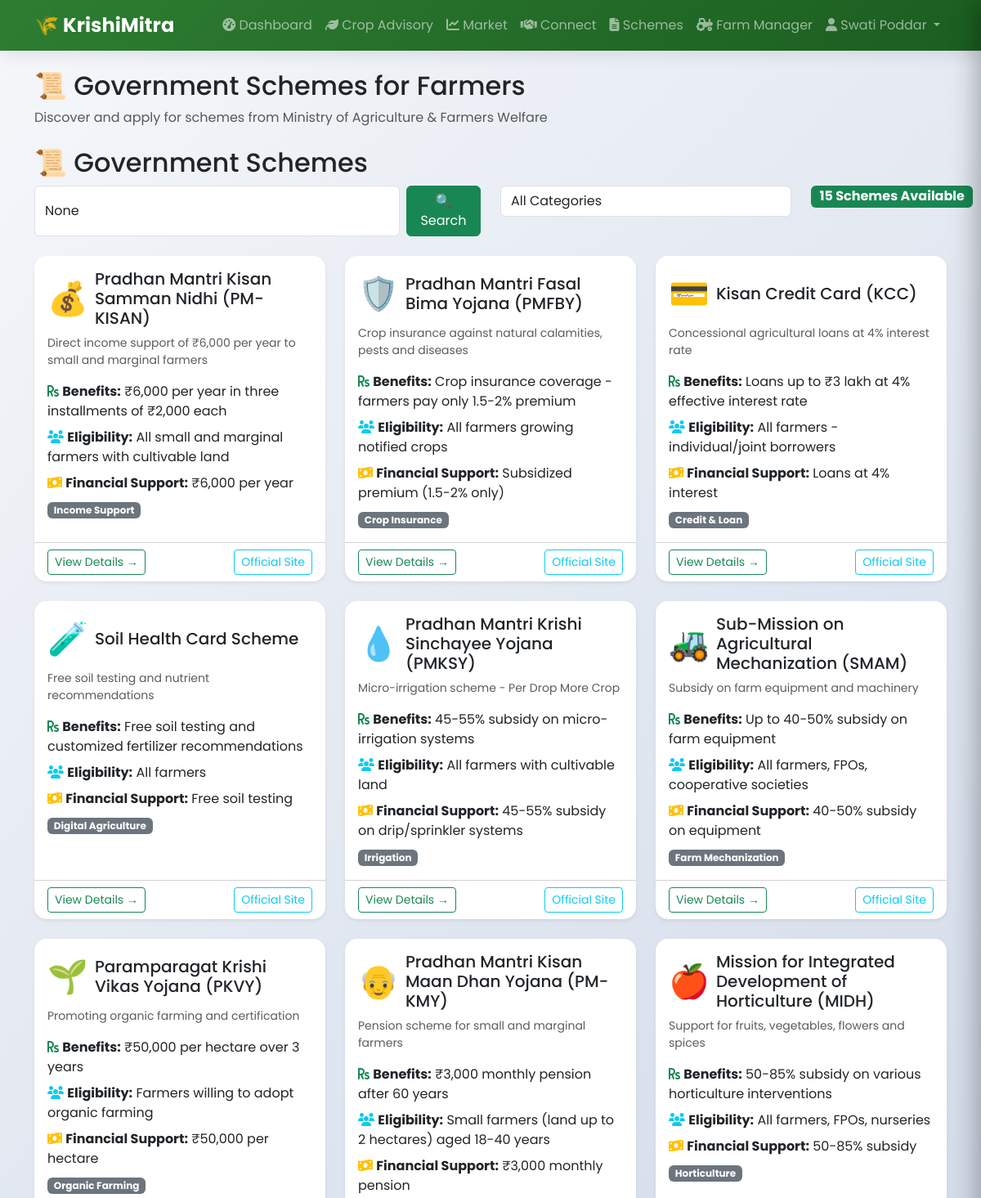
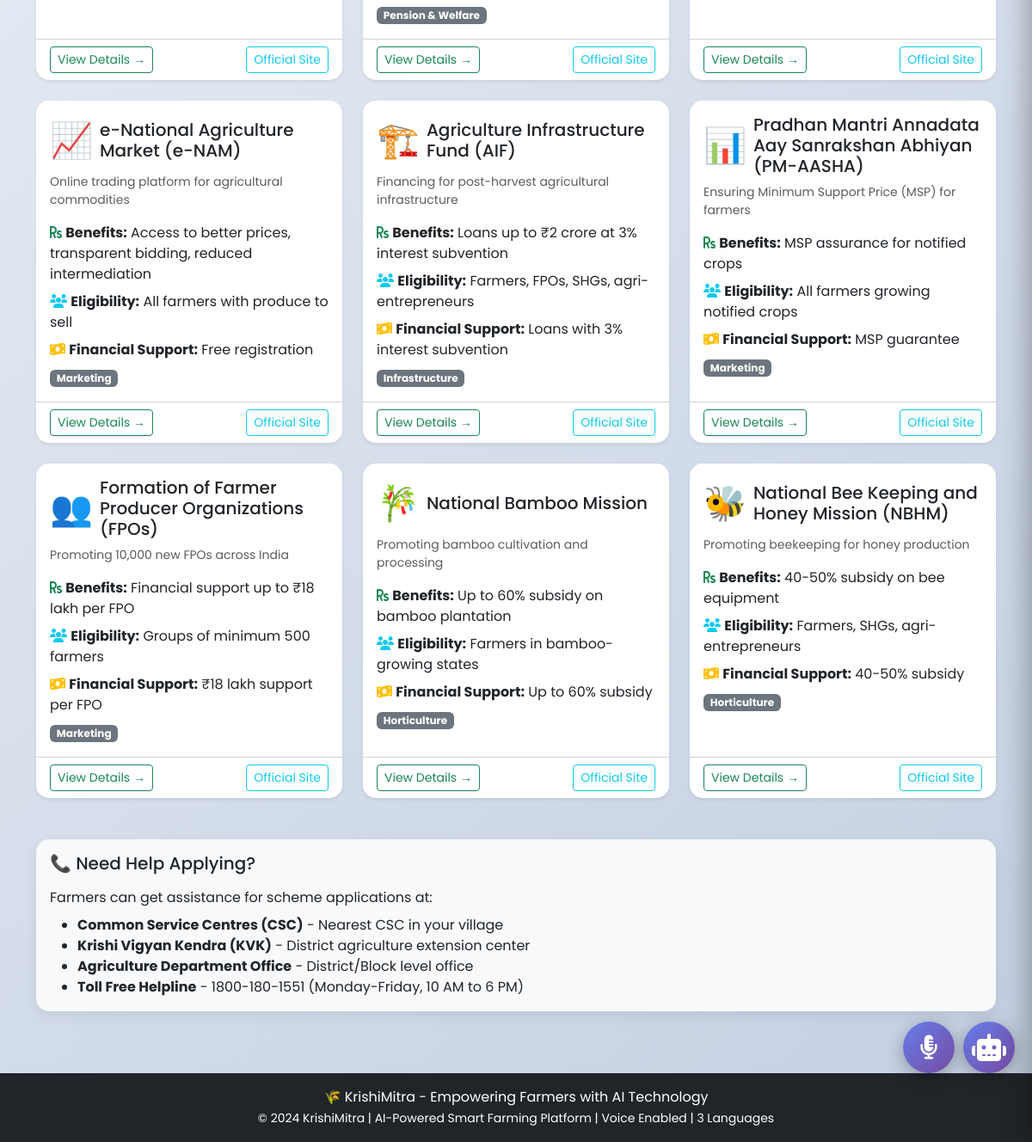
Screenshot of /schemes/ (signed in) with the database file from the repository (2 pictures, top to bottom).
### core/models.py (models this page shows, shortened)
class Farmer(AbstractUser):
    phone = models.CharField(max_length=15, unique=True)
    village = models.CharField(max_length=100)
    district = models.CharField(max_length=100)
    state = models.CharField(max_length=100)
    land_size = models.DecimalField(max_digits=10, decimal_places=2, null=True, blank=True)
    preferred_language = models.CharField(max_length=10, default='en', choices=[
        ('en', 'English'),
        ('hi', 'Hindi'),
        ('kn', 'Kannada'),
    ])
    profile_picture = models.ImageField(upload_to='profiles/', null=True, blank=True)
    created_at = models.DateTimeField(auto_now_add=True)

### schemes/models.py (models this page shows, shortened)
class GovernmentScheme(models.Model):
    CATEGORY_CHOICES = [
        ('income_support', 'Income Support'),
        ('insurance', 'Crop Insurance'),
        ('credit_loan', 'Credit & Loan'),
        ('infrastructure', 'Infrastructure'),
        ('mechanization', 'Farm Mechanization'),
        ('irrigation', 'Irrigation'),
        ('organic_farming', 'Organic Farming'),
        ('horticulture', 'Horticulture'),
        ('seed_planting', 'Seed & Planting'),
        ('marketing', 'Marketing'),
        ('digital_agri', 'Digital Agriculture'),
        ('pension', 'Pension & Welfare'),
    ]
    name = models.CharField(max_length=200)
    name_hi = models.CharField(max_length=200, blank=True)
    short_description = models.TextField()
    description = models.TextField()
    benefits = models.TextField()
    eligibility = models.TextField()
    application_process = models.TextField()
    documents_required = models.TextField(blank=True)
    category = models.CharField(max_length=50, choices=CATEGORY_CHOICES, default='income_support')
    financial_assistance = models.CharField(max_length=200, blank=True)
    deadline = models.DateField(null=True, blank=True)
    website = models.URLField(blank=True)
    icon = models.CharField(max_length=10, default='📜')
    is_active = models.BooleanField(default=True)
    created_at = models.DateTimeField(auto_now_add=True)

### schemes/views.py (the view, shortened to what this page needs)
# urls.py: path('', views.schemes_list, name='schemes_list'),
@login_required
def schemes_list(request):
    schemes = GovernmentScheme.objects.filter(is_active=True)
    search_query = request.GET.get('search')
    category_filter = request.GET.get('category')
    if category_filter and category_filter != 'all':
        schemes = schemes.filter(category=category_filter)
    categories = GovernmentScheme.objects.values_list('category', flat=True).distinct()
    category_choices = dict(GovernmentScheme.CATEGORY_CHOICES)
    context = {
        'schemes': schemes,
        'search_query': search_query,
        'selected_category': category_filter,
        'categories': [(cat, category_choices.get(cat, cat)) for cat in categories],
        'category_choices': category_choices,
        'total_schemes': schemes.count(),
    }
    return render(request, 'schemes/list.html', context)

### core/context_processors.py (called while the page is built)
def language_processor(request):
    return {
        'current_language': translation.get_language(),
    }

### templates/schemes/list.html (shortened to what this page needs)
{% extends 'base.html' %}
{% load static %}
{% block content %}
<div class="container py-4">
    <h2 class="mb-2">📜 Government Schemes for Farmers</h2>
    <p class="text-muted mb-4">Discover and apply for schemes from Ministry of Agriculture & Farmers Welfare</p>
     <h2 data-translate="schemes">📜 Government Schemes</h2>
    <div class="row mb-4">
        <div class="col-md-6">
            <form method="get" class="d-flex">
                <input type="text" name="search" class="form-control me-2" placeholder="Search schemes..." value="{{ search_query }}">
                <button type="submit" class="btn btn-success">🔍 Search</button>
            </form>
        </div>
        <div class="col-md-4">
            <select class="form-control" onchange="location.href='?category='+this.value">
                <option value="all">All Categories</option>
            </select>
        </div>
        <div class="col-md-2 text-end">
            <span class="badge bg-success fs-6">{{ total_schemes }} Schemes Available</span>
        </div>
    </div>
    <div class="row">
        {% for scheme in schemes %}
        <div class="col-md-6 col-lg-4 mb-4">
            <div class="card h-100 shadow-sm">
                <div class="card-body">
                    <div class="d-flex align-items-center mb-2">
                        <span class="fs-1 me-2">{{ scheme.icon }}</span>
                        <h5 class="card-title mb-0">{{ scheme.name }}</h5>
                    </div>
                    <p class="card-text text-muted small">{{ scheme.short_description|truncatewords:20 }}</p>
                    <div class="mt-3">
                        <div class="mb-2">
                            <i class="fas fa-rupee-sign text-success"></i>
                            <strong>Benefits:</strong> {{ scheme.benefits|truncatewords:15 }}
                        </div>
                        <div class="mb-2">
                            <i class="fas fa-users text-info"></i>
                            <strong>Eligibility:</strong> {{ scheme.eligibility|truncatewords:12 }}
                        </div>
                        {% if scheme.financial_assistance %}
                        <div class="mb-2">
                            <i class="fas fa-money-bill-wave text-warning"></i>
                            <strong>Financial Support:</strong> {{ scheme.financial_assistance }}
                        </div>
                        {% endif %}
                        <div class="mt-2">
                            <span class="badge bg-secondary">{{ scheme.get_category_display }}</span>
                        </div>
                    </div>
                </div>
                <div class="card-footer bg-transparent">
                    <div class="d-flex justify-content-between align-items-center">
                        <a href="{% url 'scheme_detail' scheme.id %}" class="btn btn-sm btn-outline-success">View Details →</a>
                        {% if scheme.website %}
                        <a href="{{ scheme.website }}" target="_blank" class="btn btn-sm btn-outline-info">Official Site</a>
                        {% endif %}
                    </div>
                </div>
            </div>
        </div>
        {% endfor %}
    </div>
    <div class="row mt-4">
        <div class="col-12">
            <div class="card bg-light">
                <div class="card-body">
                    <h5 class="mb-3">📞 Need Help Applying?</h5>
                    <p class="mb-2">Farmers can get assistance for scheme applications at:</p>
                    <ul class="mb-0">
                        <li><strong>Common Service Centres (CSC)</strong> - Nearest CSC in your village</li>
                        <li><strong>Krishi Vigyan Kendra (KVK)</strong> - District agriculture extension center</li>
                        <li><strong>Agriculture Department Office</strong> - District/Block level office</li>
                        <li><strong>Toll Free Helpline</strong> - 1800-180-1551 (Monday-Friday, 10 AM to 6 PM)</li>
                    </ul>
                </div>
            </div>
        </div>
    </div>
</div>
{% endblock %}

### templates/base.html (shortened to what this page needs)
<!DOCTYPE html>
<html lang="en">
<head>
    <link href="https://cdn.jsdelivr.net/npm/bootstrap@5.3.0/dist/css/bootstrap.min.css" rel="stylesheet">
    <link rel="stylesheet" href="https://cdnjs.cloudflare.com/ajax/libs/font-awesome/6.4.0/css/all.min.css">
    {% load static %}
</head>
<body>
    <div class="ai-toggle-btn" onclick="toggleSidebar()">
        <i class="fas fa-robot fa-2x"></i>
    </div>
    <nav class="navbar navbar-expand-lg navbar-dark">
        <div class="container">
            <a class="navbar-brand" href="{% url 'home' %}">
                🌾 KrishiMitra
            </a>
            <div class="collapse navbar-collapse" id="navbarNav">
                <ul class="navbar-nav ms-auto">
                    {% if user.is_authenticated %}
                        <li class="nav-item">
                            <a class="nav-link" href="{% url 'dashboard' %}">
                                <i class="fas fa-tachometer-alt"></i> <span data-translate="dashboard">Dashboard</span>
                            </a>
                        </li>
                        <li class="nav-item">
                            <a class="nav-link" href="{% url 'crop_advisory' %}">
                                <i class="fas fa-leaf"></i> <span data-translate="advisory">Crop Advisory</span>
                            </a>
                        </li>
                        <li class="nav-item">
                            <a class="nav-link" href="{% url 'market_dashboard' %}">
                                <i class="fas fa-chart-line"></i> <span data-translate="market">Market</span>
                            </a>
                        </li>
                        <li class="nav-item">
                            <a class="nav-link" href="{% url 'marketplace' %}">
                                <i class="fas fa-handshake"></i> <span data-translate="connect">Connect</span>
                            </a>
                        </li>
                        <li class="nav-item">
                            <a class="nav-link" href="{% url 'schemes_list' %}">
                                <i class="fas fa-file-alt"></i> <span data-translate="schemes">Schemes</span>
                            </a>
                        </li>
                        <li class="nav-item">
                            <a class="nav-link" href="{% url 'farm_manager' %}">
                                <i class="fas fa-tractor"></i> <span data-translate="farm">Farm Manager</span>
                            </a>
                        </li>
                        <li class="nav-item dropdown">
                            <a class="nav-link dropdown-toggle" href="#" id="userDropdown" role="button" data-bs-toggle="dropdown">
                                <i class="fas fa-user"></i> {{ user.get_full_name|default:user.username }}
                            </a>
                        </li>
                    {% endif %}
                </ul>
            </div>
        </div>
    </nav>
<div class="floating-voice-btn" onclick="toggleVoiceModal()">
    <i class="fas fa-microphone-alt"></i>
</div>
    <div class="main-content">
        {% block content %}
        {% endblock %}
    </div>
    <footer class="bg-dark text-white text-center py-3 mt-5">
        <div class="container">
            <p class="mb-0">🌾 KrishiMitra - Empowering Farmers with AI Technology</p>
            <small>© 2024 KrishiMitra | AI-Powered Smart Farming Platform | Voice Enabled | 3 Languages</small>
        </div>
    </footer>
</body>
</html>

### templates/base.html (style rules this page uses)
* { margin: 0; padding: 0; box-sizing: border-box; }
body { font-family: 'Poppins', sans-serif; background: linear-gradient(135deg, #f5f7fa 0%, #c3cfe2 100%); min-height: 100vh; }
.ai-toggle-btn { position: fixed; right: 20px; bottom: 80px; background: linear-gradient(135deg, #667eea, #764ba2); color: white; width: 60px; height: 60px; border-radius: 50%; display: flex; align-items: center; justify-content: center; cursor: pointer; z-index: 1040; box-shadow: 0 5px 20px rgba(0,0,0,0.3); transition: 0.3s; }
.navbar { background: linear-gradient(135deg, #2e7d32, #1b5e20); box-shadow: 0 4px 20px rgba(0,0,0,0.1); }
.navbar-brand { font-weight: 700; font-size: 1.5rem; }
.card { border: none; border-radius: 15px; transition: 0.3s; box-shadow: 0 5px 15px rgba(0,0,0,0.08); }
.floating-voice-btn { position: fixed; bottom: 80px; right: 90px; width: 60px; height: 60px; background: linear-gradient(135deg, #667eea, #764ba2); border-radius: 50%; display: flex; align-items: center; justify-content: center; cursor: pointer; z-index: 1040; box-shadow: 0 5px 20px rgba(0,0,0,0.3); transition: all 0.3s; animation: pulse 2s infinite; }
.floating-voice-btn i { font-size: 28px; color: white; }

### rows the page displays
Farmer: get_full_name "Swati Poddar"
GovernmentScheme: icon "💰", name "Pradhan Mantri Kisan Samman Nidhi (PM-KISAN)", short_description "Direct income support of ₹6,000 per year to small and marginal farmers", benefits "₹6,000 per year in three installments of ₹2,000 each", eligibility "All small and marginal farmers with cultivable land", financial_assistance "₹6,000 per year", category "Income Support"
GovernmentScheme: icon "🛡️", name "Pradhan Mantri Fasal Bima Yojana (PMFBY)", short_description "Crop insurance against natural calamities, pests and diseases", benefits "Crop insurance coverage - farmers pay only 1.5-2% premium", eligibility "All farmers growing notified crops", financial_assistance "Subsidized premium (1.5-2% only)", category "Crop Insurance"
GovernmentScheme: icon "💳", name "Kisan Credit Card (KCC)", short_description "Concessional agricultural loans at 4% interest rate", benefits "Loans up to ₹3 lakh at 4% effective interest rate", eligibility "All farmers - individual/joint borrowers", financial_assistance "Loans at 4% interest", category "Credit & Loan"
GovernmentScheme: icon "🧪", name "Soil Health Card Scheme", short_description "Free soil testing and nutrient recommendations", benefits "Free soil testing and customized fertilizer recommendations", eligibility "All farmers", financial_assistance "Free soil testing", category "Digital Agriculture"
GovernmentScheme: icon "💧", name "Pradhan Mantri Krishi Sinchayee Yojana (PMKSY)", short_description "Micro-irrigation scheme - Per Drop More Crop", benefits "45-55% subsidy on micro-irrigation systems", eligibility "All farmers with cultivable land", financial_assistance "45-55% subsidy on drip/sprinkler systems", category "Irrigation"
GovernmentScheme: icon "🚜", name "Sub-Mission on Agricultural Mechanization (SMAM)", short_description "Subsidy on farm equipment and machinery", benefits "Up to 40-50% subsidy on farm equipment", eligibility "All farmers, FPOs, cooperative societies", financial_assistance "40-50% subsidy on equipment", category "Farm Mechanization"
GovernmentScheme: icon "🌱", name "Paramparagat Krishi Vikas Yojana (PKVY)", short_description "Promoting organic farming and certification", benefits "₹50,000 per hectare over 3 years", eligibility "Farmers willing to adopt organic farming", financial_assistance "₹50,000 per hectare", category "Organic Farming"
GovernmentScheme: icon "👴", name "Pradhan Mantri Kisan Maan Dhan Yojana (PM-KMY)", short_description "Pension scheme for small and marginal farmers", benefits "₹3,000 monthly pension after 60 years", eligibility "Small farmers (land up to 2 hectares) aged 18-40 years", financial_assistance "₹3,000 monthly pension", category "Pension & Welfare"
GovernmentScheme: icon "🍎", name "Mission for Integrated Development of Horticulture (MIDH)", short_description "Support for fruits, vegetables, flowers and spices", benefits "50-85% subsidy on various horticulture interventions", eligibility "All farmers, FPOs, nurseries", financial_assistance "50-85% subsidy", category "Horticulture"
GovernmentScheme: icon "📈", name "e-National Agriculture Market (e-NAM)", short_description "Online trading platform for agricultural commodities", benefits "Access to better prices, transparent bidding, reduced intermediation", eligibility "All farmers with produce to sell", financial_assistance "Free registration", category "Marketing"
GovernmentScheme: icon "🏗️", name "Agriculture Infrastructure Fund (AIF)", short_description "Financing for post-harvest agricultural infrastructure", benefits "Loans up to ₹2 crore at 3% interest subvention", eligibility "Farmers, FPOs, SHGs, agri-entrepreneurs", financial_assistance "Loans with 3% interest subvention", category "Infrastructure"
GovernmentScheme: icon "📊", name "Pradhan Mantri Annadata Aay Sanrakshan Abhiyan (PM-AASHA)", short_description "Ensuring Minimum Support Price (MSP) for farmers", benefits "MSP assurance for notified crops", eligibility "All farmers growing notified crops", financial_assistance "MSP guarantee", category "Marketing"
GovernmentScheme: icon "👥", name "Formation of Farmer Producer Organizations (FPOs)", short_description "Promoting 10,000 new FPOs across India", benefits "Financial support up to ₹18 lakh per FPO", eligibility "Groups of minimum 500 farmers", financial_assistance "₹18 lakh support per FPO", category "Marketing"
GovernmentScheme: icon "🎋", name "National Bamboo Mission", short_description "Promoting bamboo cultivation and processing", benefits "Up to 60% subsidy on bamboo plantation", eligibility "Farmers in bamboo-growing states", financial_assistance "Up to 60% subsidy", category "Horticulture"
GovernmentScheme: icon "🐝", name "National Bee Keeping and Honey Mission (NBHM)", short_description "Promoting beekeeping for honey production", benefits "40-50% subsidy on bee equipment", eligibility "Farmers, SHGs, agri-entrepreneurs", financial_assistance "40-50% subsidy", category "Horticulture"

### other values shown
{{ total_schemes }} "15"
